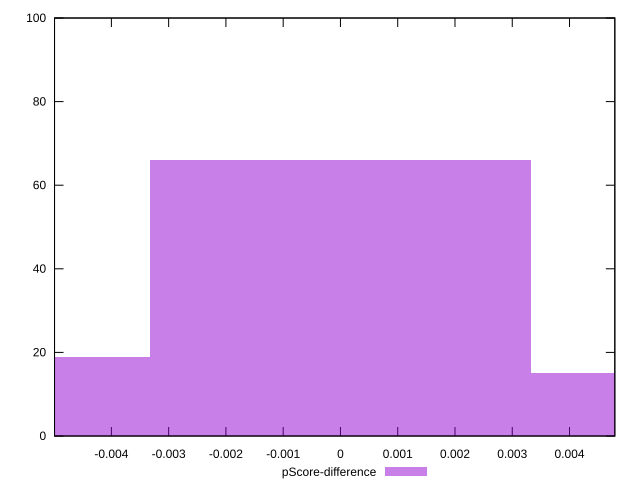

gnuplot code for this plot:
reset

$pScoreDifference <<EOF
0 66
0.006660588400882554 15
-0.006660588400882554 19
EOF

set key outside below
set boxwidth 0.006660588400882554
set xrange [-0.0049926163194684015:0.0047909898286712105]
set yrange [0:100]
set trange [0:100]
set style fill transparent solid 0.5 noborder
set terminal svg size 640, 490 enhanced background rgb 'white'
set output "reprap/mainthread-work-breakdown/samples/pages/pScore-difference/histogram.svg"

plot $pScoreDifference title "pScore-difference" with boxes

reset
